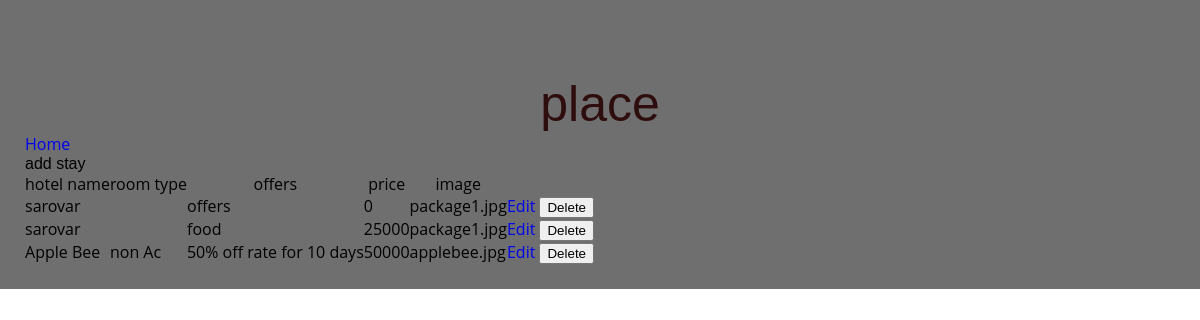
The app's page /viewstay.php with its own data.
### tables this page shows
CREATE TABLE `stays_tb` (
  `hotel_id` int(10) NOT NULL,
  `hotel_name` varchar(20) NOT NULL,
  `room_type` varchar(20) NOT NULL,
  `offers` varchar(50) NOT NULL,
  `price` int(10) NOT NULL,
  `image` varchar(20) NOT NULL
);

### viewstay.php (the view, shortened to what this page needs)
<?php
require 'travelcon.php'
?>
<!DOCTYPE html>
<html lang="en">
<head>
  <link href="css/styleview.css" rel="stylesheet" type="text/css" media="all" />
</head>
<body id="page-top">
  <div id="wrapper">
<form action="dashboard.php" method="post">
    <div id="content-wrapper" class="d-flex flex-column">
      <div id="content">
        <div class="container-fluid" id="container-wrapper">
          <div class="d-sm-flex align-items-center justify-content-between mb-4">
            <h1 class="h3 mb-0 text-gray-800">place</h1>
            <ol class="breadcrumb">
              <li class="breadcrumb-item"><a href="dashboard.php">Home</a></li>
            </ol>
          </div>
          <div class="row">
            <div class="col-lg-12">
              <div class="card mb-4">
                <div class="card-header py-3 d-flex flex-row align-items-center justify-content-between">
                  <h6 class="m-0 font-weight-bold text-primary">add stay</h6>
                </div>
                <div class="table-responsive p-3">
                  <table class="table align-items-center table-flush table-hover" id="dataTableHover">
                    <thead class="thead-light">
                      <tr>
                        <th>hotel name </th>
                        <th>room type</th>
                        <th>offers</th>
                        <th>price</th>
                        <th>image</th>
                      </tr>
                      </thead>
                      <tbody>
                        <?php
                        $query = "SELECT * FROM stays_tb";
                        $query_run = mysqli_query($con, $query);
                        if(mysqli_num_rows($query_run) > 0)
                        {
                            foreach($query_run as $stay1)
                            {
                                ?>
                                <tr>
                                    <td><?=$stay1['hotel_name'];?></td>
                                    <td><?=$stay1['room_type'];?></td>
                                    <td><?=$stay1['offers'];?></td>
                                    <td><?=$stay1['price'];?></td>
                                    <td><?=$stay1['image'];?></td>
                                    <td>
                                        <a href="#>" class="btn btn-success btn-sm">Edit</a>
                                        <form action="#" method="POST" class="d-inline">
                                                        <button type="submit" name="deleteplace" value="<?=$place1['place_id'];?>" class="btn btn-danger btn-sm">Delete</button>
                                    </td>
                                    </tr>
                                <?php
                            }
                        }
                        else
                        {
                           echo "<h5> No Record Found </h5>";
                        }
                        ?>
                  </table>
                </div>
              </div>
            </div>
          </div>
    </div>
  </div>
  </form>
</body>
</html>

### styleview.css (style rules this page uses)
html, body, div, span, applet, object, iframe, h1, h2, h3, h4, h5, h6, p, blockquote, pre, a, abbr, acronym, address, big, cite, code, del, dfn, em, img, ins, kbd, q, s, samp, small, strike, strong, sub, sup, tt, var, b, u, i, dl, dt, dd, ol, nav ul, nav li, fieldset, form, label, legend, table, caption, tbody, tfoot, thead, tr, th, td, article, aside, canvas, details, embed, figure, figcaption, footer, header, hgroup, menu, nav, output, ruby, section, summary, time, mark, audio, video { margin: 0; padding: 0; border: 0; font-size: 100%; font: inherit; vertical-align: baseline; }
ol, ul { list-style: none; margin: 0px; padding: 0px; }
table { border-collapse: collapse; border-spacing: 0; }
a { text-decoration: none; }
body { background: url("../images/viewing.jpg") no-repeat 0px 0px; background-size: cover; font-family: 'Open Sans', sans-serif; background-attachment: fixed; background-position: center; }
h1, h2, h3, h4, h5, h6 { font-family: 'Montserrat', sans-serif; }
h1 { color: rgb(45, 13, 13); font-size: 50px; margin-top: 50px; text-align: center; }
form { background: rgba(3, 3, 3, 0.57); padding: 25px; }

### records on screen
stays_tb: hotel_name "sarovar", offers "offers", price "0", image "package1.jpg"
stays_tb: hotel_name "sarovar", offers "food", price "25000", image "package1.jpg"
stays_tb: hotel_name "Apple Bee", room_type "non Ac", offers "50% off rate for 10 days", price "50000", image "applebee.jpg"
